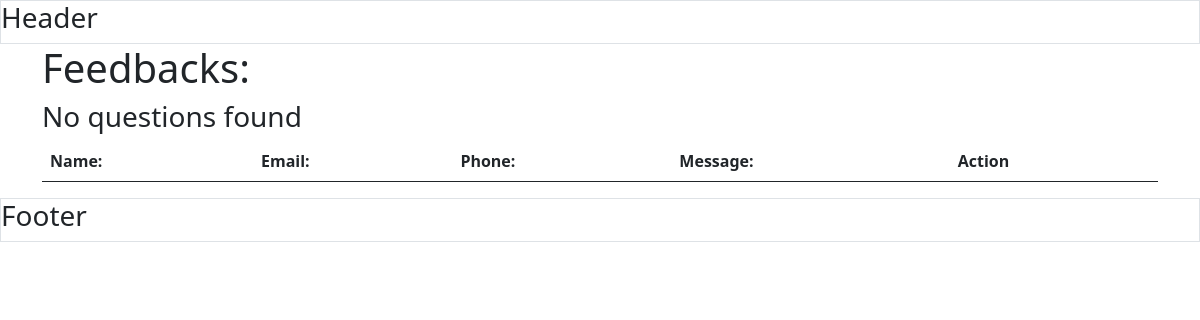
/Department/admin/feedback.php, run on an earlier commit of the app's database.
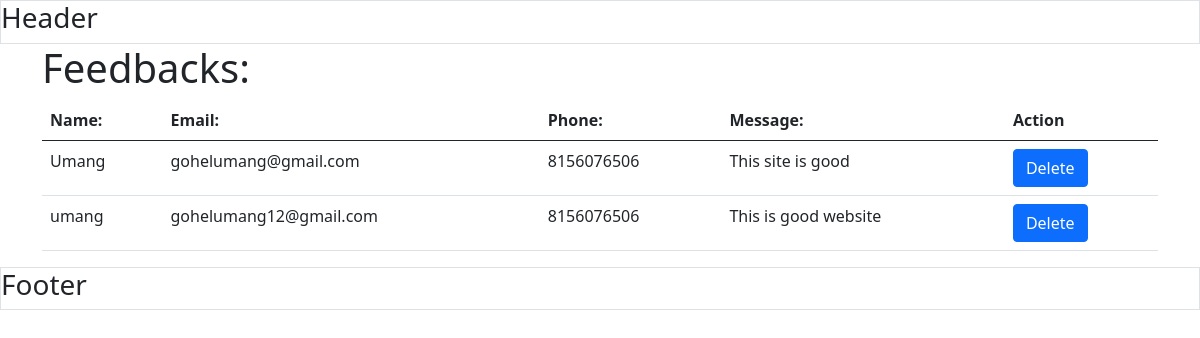
And on a later commit of the database.
### tables this page shows
CREATE TABLE `feedback` (
  `feedback_id` int(11) NOT NULL,
  `name` varchar(100) NOT NULL,
  `email` varchar(255) NOT NULL,
  `phone` varchar(15) NOT NULL,
  `message` text NOT NULL
);

### Department/admin/feedback.php (the view, shortened to what this page needs)
<?php
    include "include/connection/db.php";
?>
<!DOCTYPE html>
<html lang="en">
<head>
    <link rel="stylesheet" href="include/css/bootstrap.min.css">
</head>
<body>
    <header class="border border-1">
        <h3>Header</h3>
    </header>
    <div class="container">
        <h1>Feedbacks:</h1>
        <table class="table">
            <thead>
                <tr>
                    <th>Name:</th>
                    <th>Email:</th>
                    <th>Phone:</th>
                    <th>Message:</th>
                    <th>Action</th>
                </tr>
            </thead>
            <tbody>
<?php
                     $query = "SELECT * FROM `feedback`";
  $result = $conn->query($query);
    if ($result->num_rows > 0)
    {
        while($row = $result->fetch_assoc())
        {
            $feedback_id=$row["feedback_id"];
            $name=$row["name"];
            $email=$row["email"];
            $phone=$row["phone"];
            $message=$row["message"];
         ?>                <tr>
                    <td><?php echo $name;?></td>
                    <td><?php echo $email;?></td>
                    <td><?php echo $phone;?></td>
                    <td><?php echo $message;?></td>
                    <td>
                        <button id="delete-<?php echo $feedback_id;?>" class="delete-feedback-btn btn btn-primary">Delete</button>
                    </td>
                </tr>
            <?php
        }
    }
    else{
?>
            <h3>No questions found</h3>
    <?php
        }
            ?>
            </tbody>
        </table>
    </div>
    <footer class="border border-1">
        <h3>Footer</h3>
    </footer>
</body>
</html>

What changed in the data, as far as the page shows it:
added feedback: name "Umang", email "gohelumang@gmail.com", phone "8156076506", message "This site is good"
added feedback: name "umang", email "gohelumang12@gmail.com", phone "8156076506", message "This is good website"
Also different on the page:
text no longer shown: "No questions found"
